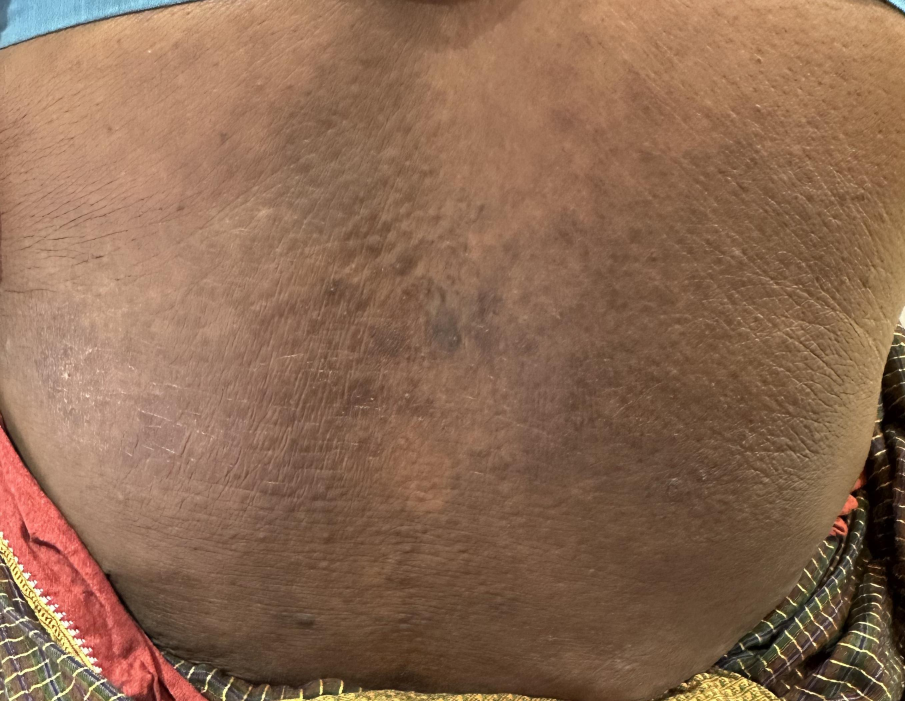
#> input picture data/eczema/IMG_0063.jpg, 2715 x 2103 px (shown at 1/3 size); its folder holds only this picture in this run
$ python -i baselines.py   (imports and definitions only)
#> lines starting #> are read from the running program, lines starting #| are printed output that depends on the picture
#!/usr/bin/env python
"""Dummy / trivial baselines — the sanity floor (Week-1 deliverable).

  - majority class     : always predict the most frequent train class
  - stratified random  : predict by class prior
  - color-histogram LR  : logistic regression on per-channel RGB histograms
                          (tests whether the task is trivially solvable from color)

Reports overall + per-Fitzpatrick accuracy on the clean test split, so every real
model can be judged against this floor. If a deep model barely beats these, that is
a red flag.
"""
from __future__ import annotations

import csv
from collections import Counter
from pathlib import Path

import numpy as np
from PIL import Image
from sklearn.linear_model import LogisticRegression
from sklearn.metrics import roc_auc_score

ROOT = Path(__file__).resolve().parents[1]
MANIFEST = ROOT.parent / "manifest_clean.csv"
SOURCE_DIRS = [ROOT.parent / "DATASET_0", ROOT.parent / "DATASET_1"]
OUT = ROOT / "results/baselines"
# [1 line not run here, left out]
BANDS = [3, 4, 5, 6]
BINS = 16


def color_hist(path):
#> called with path = '../data/eczema/IMG_0063.jpg'
    im = np.asarray(Image.open(path).convert("RGB").resize((64, 64)), dtype=np.float32)
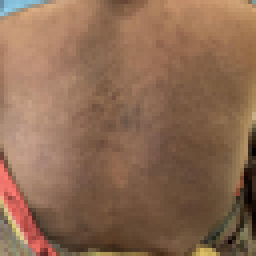
#> im: shape (64, 64, 3) float32 (shown 4 times larger); mean R, G, B 140.5, 105.8, 82.1
    feats = []
    for c in range(3):
        h, _ = np.histogram(im[:, :, c], bins=BINS, range=(0, 255), density=True)
        feats.append(h)
#> after the loop, feats = 3 items
    return np.concatenate(feats)


# [57 lines left out: functions per_tone_acc, main, not called in this run]


# [2 lines not run here, left out]

>>> result = color_hist('../data/eczema/IMG_0063.jpg')
#> result = 48 values, max 0.0171 at index 36, min 0 at index 30, mean 0.00392

$ run again, on data/eczema/IMG_0245.jpg
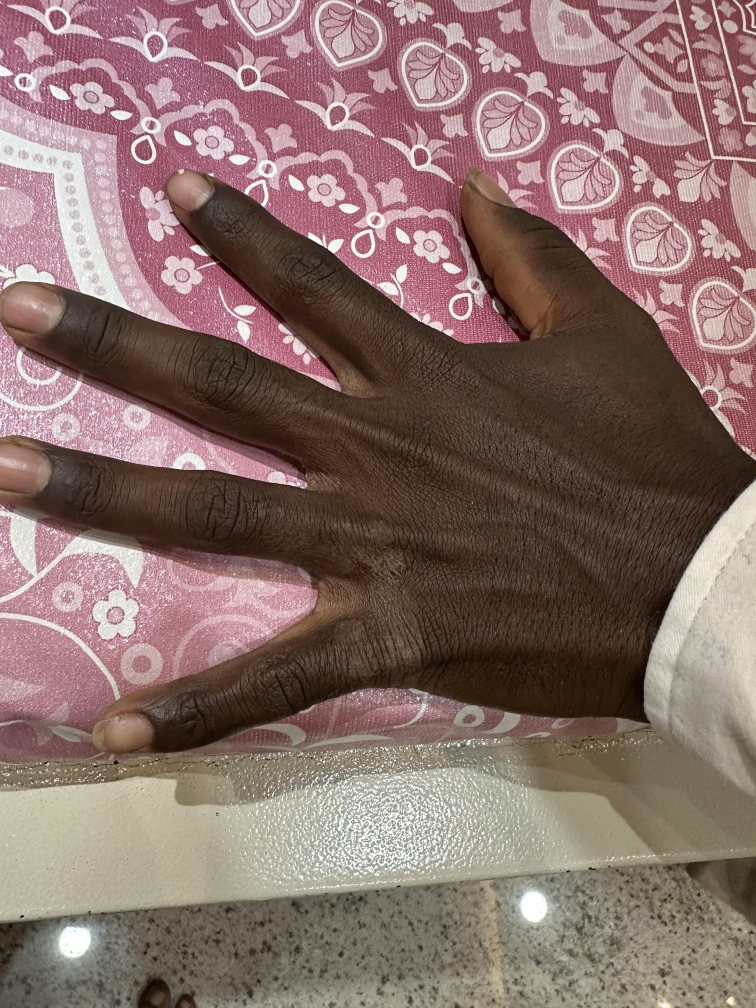
#> input picture data/eczema/IMG_0245.jpg, 3024 x 4032 px (shown at 1/4 size)
#> in color_hist, `im = np.asarray(Image.open(path).convert("RGB").resize((64, 64)), dtyp..`:
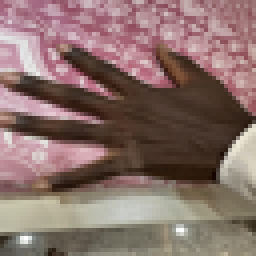
#> im: shape (64, 64, 3) float32 (shown 4 times larger); mean R, G, B 136.5, 111.4, 106.3
#> after the loop in color_hist, `for c in range(3):`: feats = 3 items
#> result = 48 values, max 0.0107 at index 34, min 0 at index 0, mean 0.00392

$ run again, on data/eczema/IMG_0304.jpg
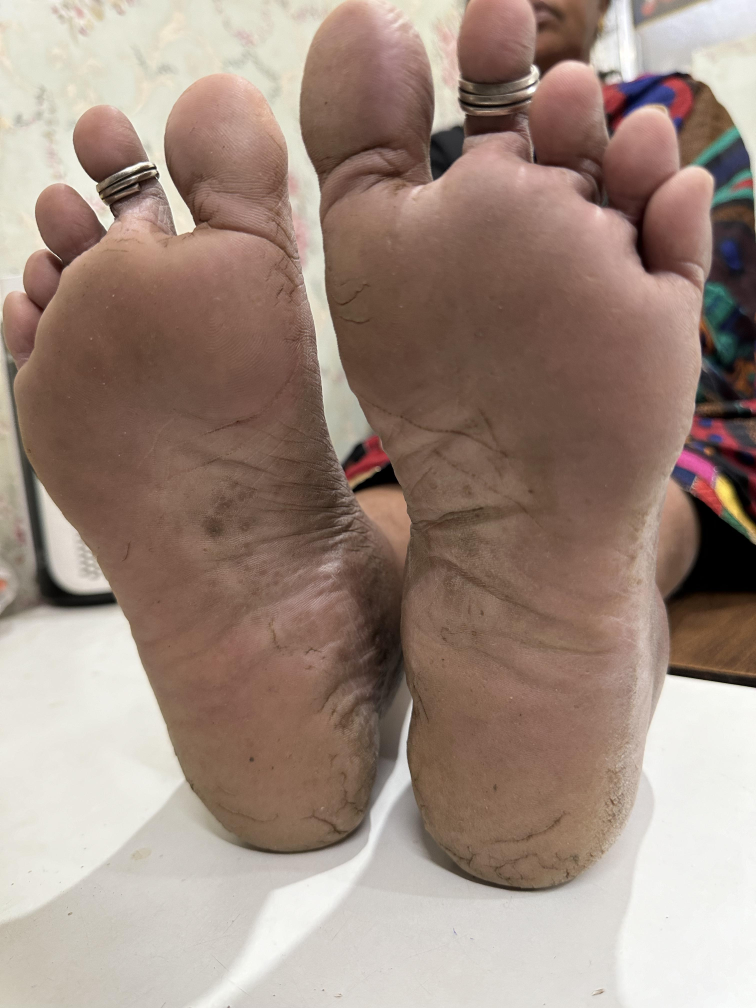
#> input picture data/eczema/IMG_0304.jpg, 3024 x 4032 px (shown at 1/4 size)
#> in color_hist, `im = np.asarray(Image.open(path).convert("RGB").resize((64, 64)), dtyp..`:
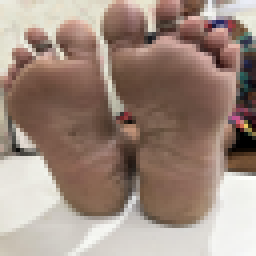
#> im: shape (64, 64, 3) float32 (shown 4 times larger); mean R, G, B 158.1, 137.8, 126.4
#> after the loop in color_hist, `for c in range(3):`: feats = 3 items
#> result = 48 values, max 0.0116 at index 36, min 0.000337 at index 1, mean 0.00392

$ run again, on data/eczema/IMG_0649.jpg
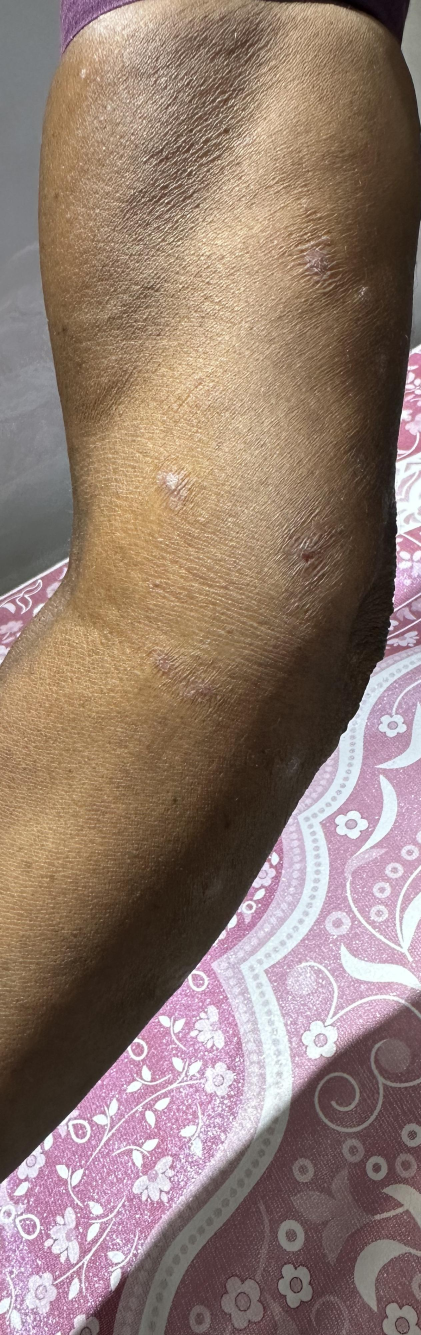
#> input picture data/eczema/IMG_0649.jpg, 1263 x 4005 px (shown at 1/3 size)
#> in color_hist, `im = np.asarray(Image.open(path).convert("RGB").resize((64, 64)), dtyp..`:
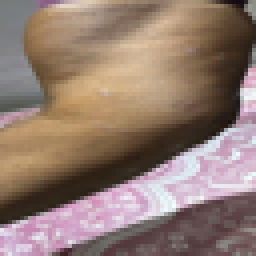
#> im: shape (64, 64, 3) float32 (shown 4 times larger); mean R, G, B 145.6, 123.3, 112.8
#> after the loop in color_hist, `for c in range(3):`: feats = 3 items
#> result = 48 values, max 0.00862 at index 13, min 0 at index 0, mean 0.00392
